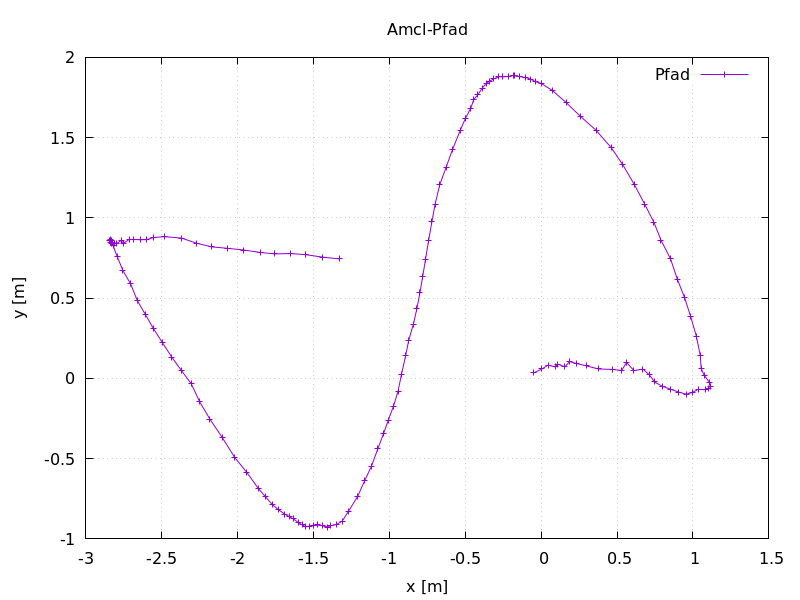

Reproduce this figure in gnuplot.

set terminal pngcairo size 800,600
set output 'amcl_path.png'
set title 'Amcl-Pfad'
set xlabel 'x [m]'
set ylabel 'y [m]'
set grid
plot 'amcl_path.txt' using 1:2 with linespoints title 'Pfad'
